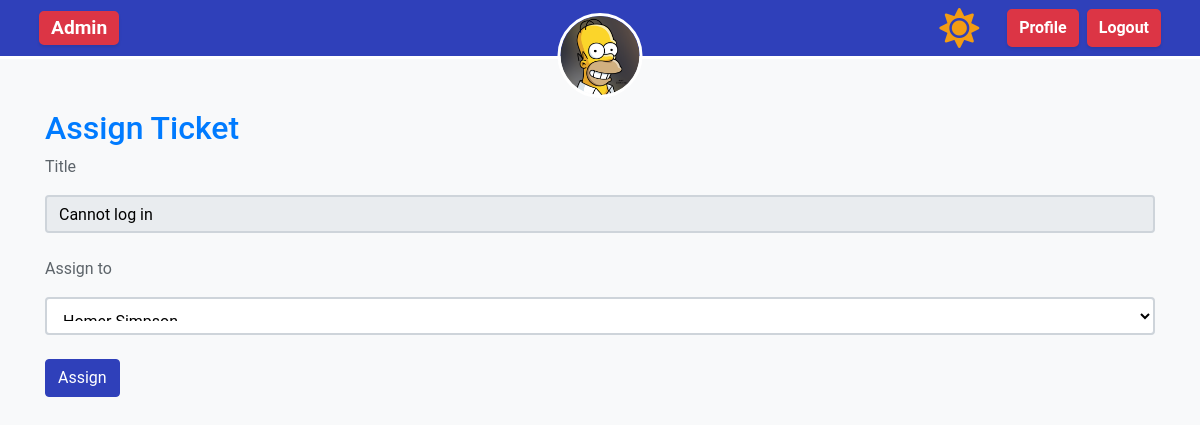
Screenshot of /assign_ticket/1 (signed in) with the database file from the repository.
### app/models.py (models this page shows, shortened)
class User(UserMixin, db.Model):
    id = db.Column(db.Integer, primary_key=True)
    name = db.Column(db.String(150), nullable=False)
    email = db.Column(db.String(150), unique=True, nullable=False)
    password_hash = db.Column(db.String(150), nullable=False)
    role = db.Column(db.String(50), nullable=False)
    profile_image = db.Column(
        db.String(150), nullable=True
    )  # Added profile_image as a column
    created_tickets = db.relationship(
        "Ticket",
        foreign_keys="Ticket.user_id",
        back_populates="creator",
        overlaps="assigned_tickets,comments",
    )
    assigned_tickets = db.relationship(
        "Ticket",
        foreign_keys="Ticket.assigned_to",
        back_populates="assignee",
        overlaps="created_tickets,comments",
    )
    user_comments = db.relationship(
        "Comment", back_populates="commenter", overlaps="commenter,comments"
    )

class Ticket(db.Model):
    id = db.Column(db.Integer, primary_key=True)
    title = db.Column(db.String(150), nullable=False)
    description = db.Column(db.Text, nullable=False)
    status = db.Column(db.String(50), nullable=False)
    priority = db.Column(db.String(50), nullable=False)
    created_at = db.Column(db.DateTime, default=lambda: datetime.now(timezone.utc))
    updated_at = db.Column(
        db.DateTime,
        default=lambda: datetime.now(timezone.utc),
        onupdate=lambda: datetime.now(timezone.utc),
    )
    assigned_to = db.Column(db.Integer, db.ForeignKey("user.id"))
    user_id = db.Column(db.Integer, db.ForeignKey("user.id"))
    creator = db.relationship(
        "User",
        foreign_keys=[user_id],
        back_populates="created_tickets",
        overlaps="assigned_tickets,comments",
    )
    assignee = db.relationship(
        "User",
        foreign_keys=[assigned_to],
        back_populates="assigned_tickets",
        overlaps="created_tickets,comments",
    )
    ticket_comments = db.relationship("Comment", back_populates="ticket")

### app/views/assign_ticket_view.py (the view, shortened to what this page needs)
class AssignTicketView(MethodView):
    decorators: ClassVar[list[Callable[[Any], Any]]] = [login_required]
    def get(self, ticket_id):
        if current_user.role != "admin":
            flash("Only admins can assign tickets.", "warning")
            return redirect(url_for("main.all_tickets"))
        ticket = Ticket.query.get_or_404(ticket_id)
        support_staff = User.query.filter(User.role.in_(["admin", "support"])).all()
        return render_template(
            "assign_ticket.html", ticket=ticket, support_staff=support_staff
        )

### app/routes.py (called while the page is built)
@bp.context_processor
def base_context():
    return inject_open_tickets_count()

### app/utils.py (called while the page is built)
def inject_open_tickets_count():
    open_tickets_count = Ticket.query.filter(
        Ticket.status.in_(["open", "in-progress"])
    ).count()
    if open_tickets_count > 10:
        badge_class = "badge-active-tickets-high"  # Red
    elif open_tickets_count > 5:
        badge_class = "badge-active-tickets-medium"  # Yellow
    elif open_tickets_count > 0:
        badge_class = "badge-active-tickets-low"  # Green
    else:
        badge_class = "badge-active-tickets-info"  # Blue or default color
    return {"open_tickets_count": open_tickets_count, "badge_class": badge_class}

### app/templates/assign_ticket.html
{% extends "base.html" %} {% block content %}
<h2>Assign Ticket</h2>
<form method="POST">
  <div class="form-group">
    <label for="title">Title</label>
    <input type="text" class="form-control" id="title" name="title" value="{{ ticket.title }}" readonly />
  </div>
  <div class="form-group">
    <label for="assigned_to">Assign to</label>
    <select class="form-control" id="assigned_to" name="assigned_to">
      {% for staff in support_staff %}
      <option value="{{ staff.id }}">{{ staff.name }}</option>
      {% endfor %}
    </select>
  </div>
  <button type="submit" class="btn btn-primary">Assign</button>
</form>
{% endblock %}

### app/templates/base.html (shortened to what this page needs)
<!DOCTYPE html>
<html lang="en">
<head>
  <link href="https://stackpath.bootstrapcdn.com/bootstrap/4.5.2/css/bootstrap.min.css" rel="stylesheet" />
  <link href="https://cdn.datatables.net/1.13.4/css/jquery.dataTables.min.css" rel="stylesheet" />
  <link href="https://cdn.datatables.net/responsive/2.4.1/css/responsive.dataTables.min.css" rel="stylesheet" />
  <link rel="stylesheet" href="https://cdnjs.cloudflare.com/ajax/libs/font-awesome/5.15.4/css/all.min.css" />
  <link href="{{ url_for('static', filename='styles.css') }}" rel="stylesheet" />
</head>
<body class="light-mode">
  <nav class="navbar navbar-light">
    <div class="container-fluid position-relative">
      <div class="d-flex align-items-center" style="z-index: 10">
        {% if current_user.is_authenticated %}
        <span class="badge badge-role-{{ current_user.role }} d-none d-md-inline-block ml-2">
          {{ current_user.role.capitalize() }}
        </span>
        {% endif %}
      </div>
      <a class="navbar-brand position-absolute" href="#">
        {% if current_user.is_authenticated %}
        <img
          src="{{ url_for('static', filename='uploads/profile_images/' + (current_user.profile_image or 'default.jpg')) }}?{{ current_user.profile_image or '' }}"
          alt="Profile Image" class="logo-circle" />
        {% else %}
        <img src="{{ url_for('static', filename='logo.png') }}" alt="Help Desk Logo" class="logo-circle" />
        {% endif %}
      </a>
      <div class="d-flex align-items-center navbar-content" style="z-index: 10">
        <button id="theme-toggle-button" class="btn btn-link">
          <i id="theme-toggle-icon" class="fas fa-sun"></i>
        </button>
        {% if current_user.is_authenticated %}
        <a class="profile-badge mr-2 d-none d-md-inline-block"
          href="{{ url_for('main.update_profile', next=request.path) }}">
          Profile
        </a>
        <a class="logout-badge mr-2 d-none d-md-inline-block" href="{{ url_for('main.logout') }}">
          Logout
        </a>
        {% endif %}
      </div>
    </div>
  </nav>
  <div class="container">
     {% block content %} {% endblock %}
  </div>
</body>
</html>

### app/static/styles.css (style rules this page uses)
:root { --primary-color: #2f40ba; --secondary-color: #5d646a; --background-color: #f8f9fa; --background-color-dark-mode: #1e1e1e; --accent-color: #ffffff; --green-color: #28a745; --update-button: #c354ff; --view-button: #398fff; --card-background-dark-mode: #2e2e2e; --text-color-dark-mode: #f8f9fa; --badge-open-color: #a9be77; --badge-in-progress-color: #359d73; --badge-closed-color: var(--secondary-color); --badge-closed-color-dark-mode: var(--background-color); --badge-priority-high: #e54a50; --badge-priority-medium: #ea8553; --badge-priority-low: #5d9db9; --badge-admin-color: #dc3545; --badge-support-color: #b881b1; --badge-regular-color: #5d9db9; --badge-active-tickets-high: var(--badge-priority-high); --badge-active-tickets-medium: var(--badge-priority-medium); --badge-active-tickets-low: var(--badge-priority-low); --delete-button: var(--badge-priority-high); }
body { font-family: "Roboto", sans-serif; background-color: var(--background-color); margin: 0; color: var(--secondary-color); }
.container { margin-top: 50px; }
h2 { color: #007bff; }
.btn-primary, .btn-secondary, .btn-success { margin-right: 10px; }
.btn-primary { background-color: var(--primary-color); border-color: var(--primary-color); }
.badge { font-size: 1.2em; }
.navbar { background-color: var(--primary-color); position: relative; }
.navbar .navbar-brand, .navbar .nav-link { color: #ffffff; }
.navbar-brand { display: flex; align-items: center; pointer-events: none; position: absolute; left: 50%; transform: translateX(-50%); }
#theme-toggle-button { font-size: 1.5rem; cursor: pointer; height: 30px; display: flex; align-items: center; justify-content: center; padding-top: 15px; margin: 0; margin-right: 15px; margin-bottom: 10px; }
#theme-toggle-button .fas { transition: color 0.3s ease; font-size: 40px; line-height: 40px; }
body.light-mode #theme-toggle-icon { color: #f39c12; }
.badge-role-admin, .badge-role-support, .badge-role-regular, .logout-badge, .profile-badge { display: inline-flex; align-items: center; padding: 5px 10px; border-radius: 5px; box-shadow: 0 2px 3px rgba(0, 0, 0, 0.1); white-space: nowrap; justify-content: space-between; text-decoration: none !important; transition: transform 0.2s, box-shadow 0.2s; margin-left: auto; font-weight: bold; }
.logout-badge, .profile-badge { cursor: pointer; color: #ffff; background-color: #dc3545; border: 2px solid #dc3545; }
.badge-role-admin { background-color: var(--badge-admin-color); border: 2px solid var(--badge-admin-color); color: #ffffff; }
.form-group { margin-bottom: 1.5rem; }
.form-control, .dropdown-box { width: 100%; padding: 0.75rem; margin-top: 0.5rem; border-radius: 4px; border: 2px solid #ced4da; color: #000000; }
@media (min-width: 577px) { .navbar-brand { position: static; transform: none; margin: 0; } }
.btn-link { text-decoration: none !important; }
.navbar { border-bottom: 3px solid var(--accent-color); z-index: 1000; }
.navbar-brand { position: absolute; left: 50%; transform: translateX(-50%); bottom: -55px !important; }
.navbar-brand img { height: 85px; }
.logo-circle { width: 85px; height: 100px; border-radius: 50%; border: 3px solid var(--accent-color); object-fit: cover; }

### rows the page displays
User: role "Admin", profile_image (picture)
Ticket: title "Cannot log in"

### other values shown
form field assigned_to "Homer Simpson"
